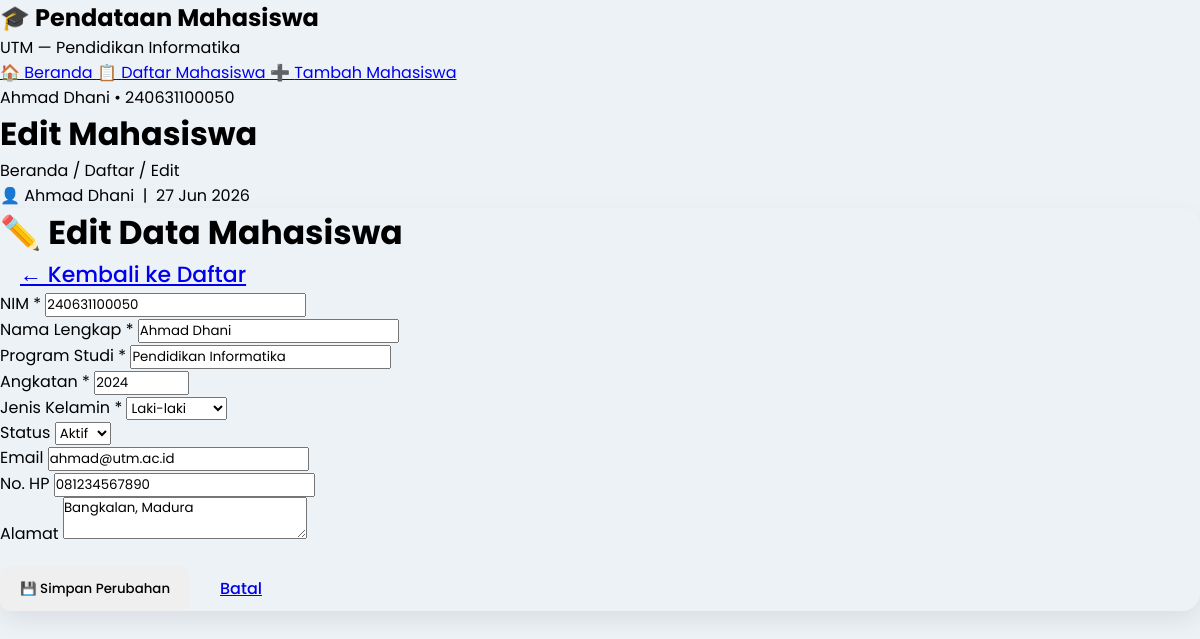
The page /edit.php?id=1 on the database its author committed.
### tables this page shows
CREATE TABLE IF NOT EXISTS mahasiswa (
    id INT AUTO_INCREMENT PRIMARY KEY,
    nim VARCHAR(20) NOT NULL UNIQUE,
    nama VARCHAR(100) NOT NULL,
    jurusan VARCHAR(100) NOT NULL,
    angkatan YEAR NOT NULL,
    jenis_kelamin ENUM('L', 'P') NOT NULL,
    email VARCHAR(100),
    no_hp VARCHAR(20),
    alamat TEXT,
    status ENUM('Aktif', 'Cuti', 'Lulus', 'DO') DEFAULT 'Aktif',
    created_at TIMESTAMP DEFAULT CURRENT_TIMESTAMP
);

### edit.php (the view, shortened to what this page needs)
<?php
require 'koneksi.php';
$id = (int) $_GET['id'];
$query = mysqli_query($koneksi, "SELECT * FROM mahasiswa WHERE id = $id");
$mhs = mysqli_fetch_assoc($query);
require 'header.php';
?>
<div class="card">
    <div class="card-header">
        <h2>✏️ Edit Data Mahasiswa</h2>
        <a href="daftar.php" class="btn btn-outline btn-sm">← Kembali ke Daftar</a>
    </div>
    <div class="card-body">
        <form method="POST" action="edit.php?id=<?= $id ?>">
            <div class="form-grid">
                <div class="form-group">
                    <label>NIM <span class="req">*</span></label>
                    <input type="text" name="nim" value="<?= htmlspecialchars($mhs['nim']) ?>" required>
                </div>
                <div class="form-group">
                    <label>Nama Lengkap <span class="req">*</span></label>
                    <input type="text" name="nama" value="<?= htmlspecialchars($mhs['nama']) ?>" required>
                </div>
                <div class="form-group">
                    <label>Program Studi <span class="req">*</span></label>
                    <input type="text" name="jurusan" value="<?= htmlspecialchars($mhs['jurusan']) ?>" required>
                </div>
                <div class="form-group">
                    <label>Angkatan <span class="req">*</span></label>
                    <input type="number" name="angkatan" value="<?= htmlspecialchars($mhs['angkatan']) ?>" min="2000" max="<?= date('Y') ?>" required>
                </div>
                <div class="form-group">
                    <label>Jenis Kelamin <span class="req">*</span></label>
                    <select name="jenis_kelamin" required>
                        <option value="L" <?= $mhs['jenis_kelamin'] === 'L' ? 'selected' : '' ?>>Laki-laki</option>
                    </select>
                </div>
                <div class="form-group">
                    <label>Status</label>
                    <select name="status">
                        <?php foreach (['Aktif','Cuti','Lulus','DO'] as $s): ?>
                        <option value="<?= $s ?>" <?= $mhs['status'] === $s ? 'selected' : '' ?>><?= $s ?></option>
                        <?php endforeach; ?>
                    </select>
                </div>
                <div class="form-group">
                    <label>Email</label>
                    <input type="email" name="email" value="<?= htmlspecialchars($mhs['email']) ?>">
                </div>
                <div class="form-group">
                    <label>No. HP</label>
                    <input type="tel" name="no_hp" value="<?= htmlspecialchars($mhs['no_hp']) ?>">
                </div>
                <div class="form-group full">
                    <label>Alamat</label>
                    <textarea name="alamat"><?= htmlspecialchars($mhs['alamat']) ?></textarea>
                </div>
            </div>
            <div style="margin-top: 20px; display:flex; gap:10px;">
                <button type="submit" class="btn btn-primary">💾 Simpan Perubahan</button>
                <a href="daftar.php" class="btn btn-outline">Batal</a>
            </div>
        </form>
    </div>
</div>
<?php require 'footer.php'; ?>

### UAS-PEMWEB-2526G-240631100067/uasaan/css/style.css (style rules this page uses)
* { margin:0; padding:0; box-sizing:border-box; font-family:'Poppins',sans-serif; }
body { background:#edf2f7; }
.card { border:none; border-radius:18px; box-shadow:0 10px 25px rgba(0,0,0,.08); }
.card-header { border:none; font-size:22px; font-weight:600; }
.btn { border-radius:10px; padding:10px 20px; font-weight:500; }
.btn-primary { border:none; }

### rows shown on the page
mahasiswa: nim "240631100050", nama "Ahmad Dhani", jurusan "Pendidikan Informatika", angkatan "2024", jenis_kelamin "Laki-laki", status "Aktif", email "ahmad@utm.ac.id", no_hp "081234567890", alamat "Bangkalan, Madura"

### other values the page prints
$page_title "Edit Mahasiswa"
$breadcrumb "Beranda / Daftar / Edit"
